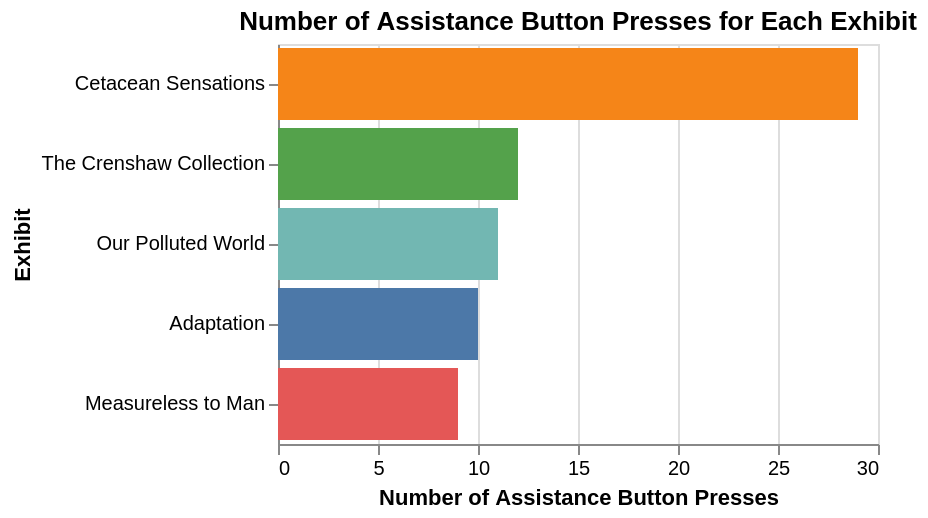

Source (notebook cell):
### Code cell
# Which exhibitions generate the most assistance button presses
query = """
SELECT e.name, COUNT(*)
FROM kiosk_output ko
JOIN exhibit e USING(exhibit_id)
JOIN button b USING(button_id)
JOIN button_type bt USING(button_type_id)
WHERE bt.name = 'other' AND b.description = 'assistance'
GROUP BY e.name
ORDER BY COUNT(*) DESC
;
"""
df = pd.read_sql_query(query, engine)

chart = alt.Chart(df).mark_bar().encode(
    x=alt.X('count', title='Number of Assistance Button Presses'),
    y=alt.Y('name', title='Exhibit', sort='-x'),
    color=alt.Color('name:N', legend=None),
).properties(
    title='Number of Assistance Button Presses for Each Exhibit',
    width=300,
    height=200,
)
chart.save('visualisations/number_of_assistance_button_presses_for_each_exhibit.png')
chart

### Figure 1 — Vega-Lite specification as saved in the notebook (floating-point values rounded to 4 significant figures)
{"config": {"view": {"continuousWidth": 300, "continuousHeight": 300}}, "data": {"name": "data-73863e22ff2febe0f403ff80ae234ef2"}, "mark": {"type": "bar"}, "encoding": {"color": {"field": "name", "legend": null, "type": "nominal"}, "x": {"field": "count", "title": "Number of Assistance Button Presses", "type": "quantitative"}, "y": {"field": "name", "sort": "-x", "title": "Exhibit", "type": "nominal"}}, "height": 200, "title": "Number of Assistance Button Presses for Each Exhibit", "width": 300, "$schema": "https://vega.github.io/schema/vega-lite/v6.4.1.json", "datasets": {"data-73863e22ff2febe0f403ff80ae234ef2": [{"name": "Cetacean Sensations", "count": 29}, {"name": "The Crenshaw Collection", "count": 12}, {"name": "Our Polluted World", "count": 11}, {"name": "Adaptation", "count": 10}, {"name": "Measureless to Man", "count": 9}]}}
